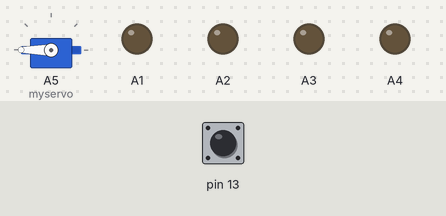
Simulated run of this sketch. Board: Arduino Uno, built with avr-gcc and run on an emulated ATmega328P. On the bench: servo, output pins drawn as LEDs (lit = HIGH). The inputs (shaded band) are chosen by the test bench; at power-on: pin 13 HIGH.

Above: at 0.1 s.
At 4.9 s:
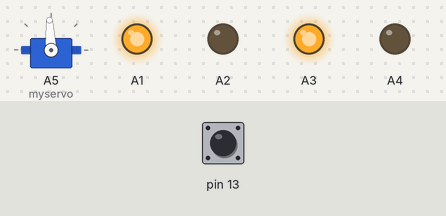
At 9.9 s:
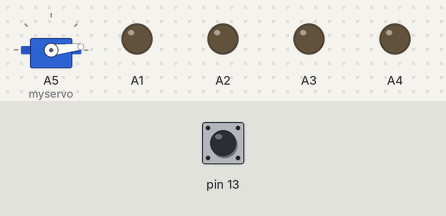
Timing chart, 0 to 11.4 s (numbered marks = the images above):
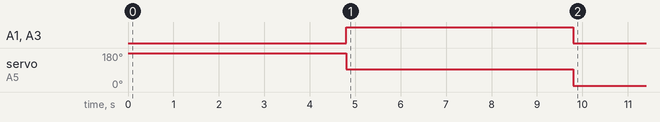

Measured:
- by itself, A1, A3: LOW → HIGH at 4.8 s, → LOW 5.0 s later
- by itself, servo on A5 (myservo): 180° → 93° at 4.8 s, → 6° 5.0 s later

The sketch:

newHong.ino
```cpp
// author Wang Ren <iamwrm@gmail.com>
#include <servo.h>

Servo myservo;

int started_F, pulled_F, gone_F, relieved_F;
long t0;

void setup()
{
    // initialize digital pin LED_BUILTIN as an output.

    myservo.attach(A5);

    pinMode(A1, OUTPUT);
    pinMode(A2, OUTPUT);

    pinMode(A3, OUTPUT);
    pinMode(A4, OUTPUT);

    started_F = 1;
    pulled_F = 0;
    gone_F = 0;
    relieved_F = 0;
}

// the loop function runs over and over again forever
void loop()
{
    int obstacle = 0;
    obstacle = digitalRead(13);
    // have obstacle -> 0   no obstacle -> 1
    //  Serial.print(obstacle);

    if (started_F)
    {
        // 拉舵机
        t0 = millis();
        while (millis() < t0 + 4800)
        {
            analogWrite(A1, 0);
            analogWrite(A2, 0);
            analogWrite(A3, 0);
            analogWrite(A4, 0);

            myservo.write(180);
        }
        pulled_F = 1;
        started_F = 0;
    }

    if (pulled_F)
    {
        // 走
        // hongwai
        // 缓慢减速
        t0 = millis();
        while (millis() < t0 + 5 * 1000)
        {
            myservo.write(93);
            analogWrite(A1, 250);
            analogWrite(A2, 0);
            analogWrite(A3, 250);
            analogWrite(A4, 0);
            if (obstacle == 0)
            {
                break;
            }
        }
        gone_F = 1;
        pulled_F = 0;
    }
    if (gone_F)
    {
        // 放
        t0 = millis();
        while (millis() < t0 + 3 * 1000)
        {
            analogWrite(A1, 0);
            analogWrite(A2, 0);
            analogWrite(A3, 0);
            analogWrite(A4, 0);
            myservo.write(6);
        }
        relieved_F = 1;
        gone_F = 0;
    }
    if (gone_F)
    {
        delay(100000);
    }
}
```
